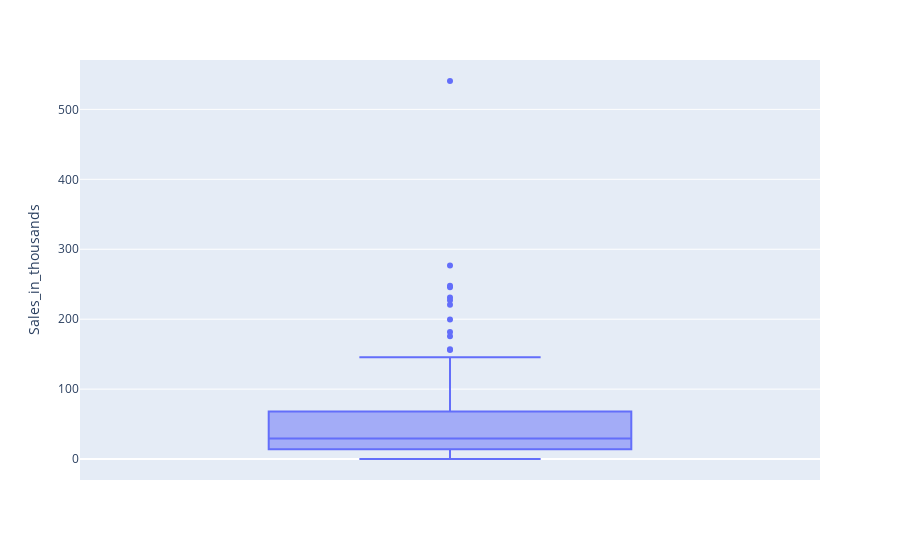

Source (notebook cell):
### Markdown cell above
Mean : (AVERAGE) :    add all values
                       -----------
                        total number of values


Sum :       total addition of all values


min :   Minimum value from all available data points

max : maximum values from all available data points


total achievable marks : 100


highest obtained : 90

harshit :  81

percentage: [ratio of data value by maximum possible value] 81/100: 81 percentage


percentile: [ratio of data value by max OBSERVED VALUE] : 81/90 = 90 percentile


conclusion: harshit's score was EQUAL TO OR BETTER THAN 90 percentage of total
aspirants in the exam

### Code cell
pe.box(  data_frame=df, y="Sales_in_thousands"    )

### Figure 1 — Plotly figure (JSON) as saved in the notebook; plotly's stock layout.template omitted (floating-point values rounded to 4 significant figures; data arrays with more than 128 entries replaced by an {"elided": "..."} marker saying what was removed)
{"data": [{"alignmentgroup": "True", "hovertemplate": "Sales_in_thousands=%{y}<extra></extra>", "legendgroup": "", "marker": {"color": "#636efa"}, "name": "", "notched": false, "offsetgroup": "", "orientation": "v", "showlegend": false, "type": "box", "x0": " ", "xaxis": "x", "y": {"elided": "157 float values"}, "y0": " ", "yaxis": "y"}], "layout": {"boxmode": "group", "legend": {"tracegroupgap": 0}, "margin": {"t": 60}, "xaxis": {"anchor": "y", "domain": [0, 1]}, "yaxis": {"anchor": "x", "domain": [0, 1], "title": {"text": "Sales_in_thousands"}}}}
